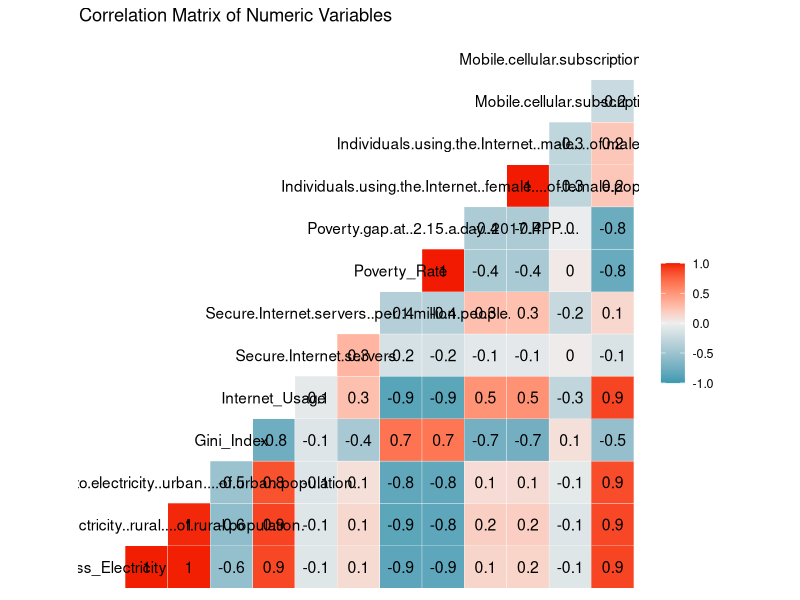
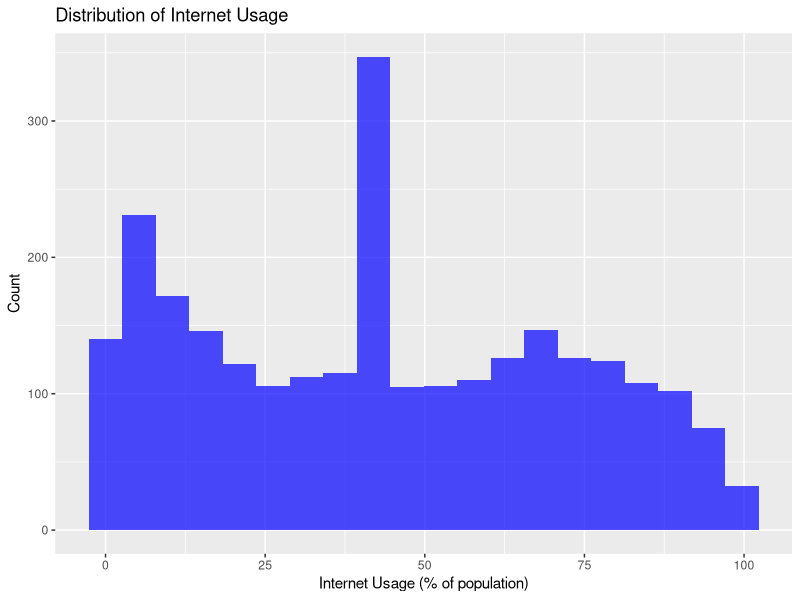
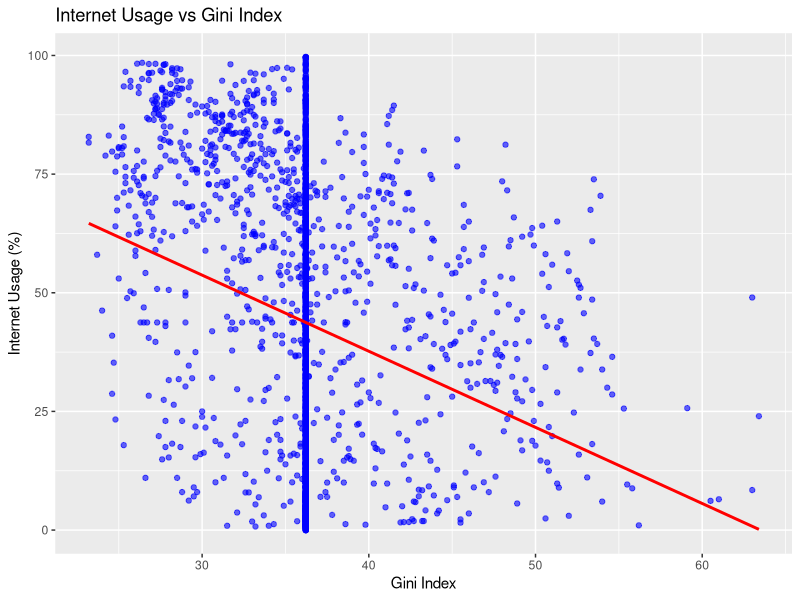
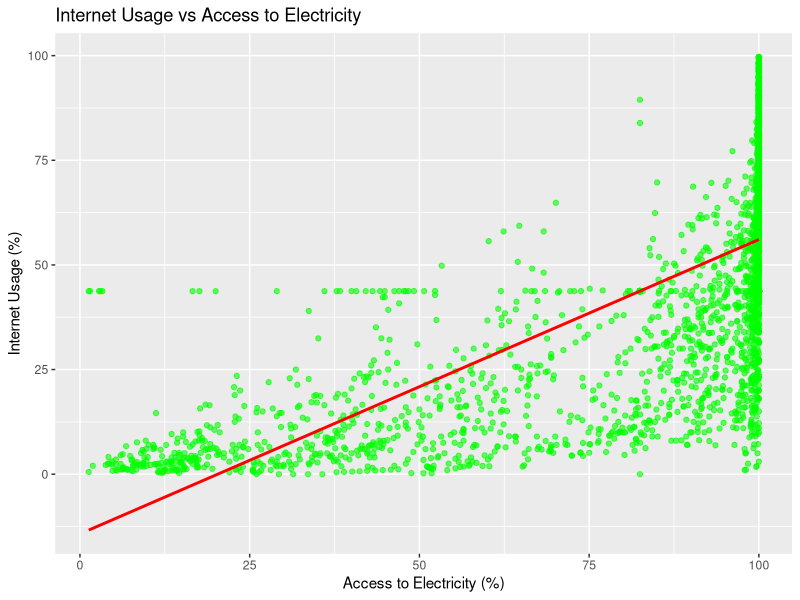
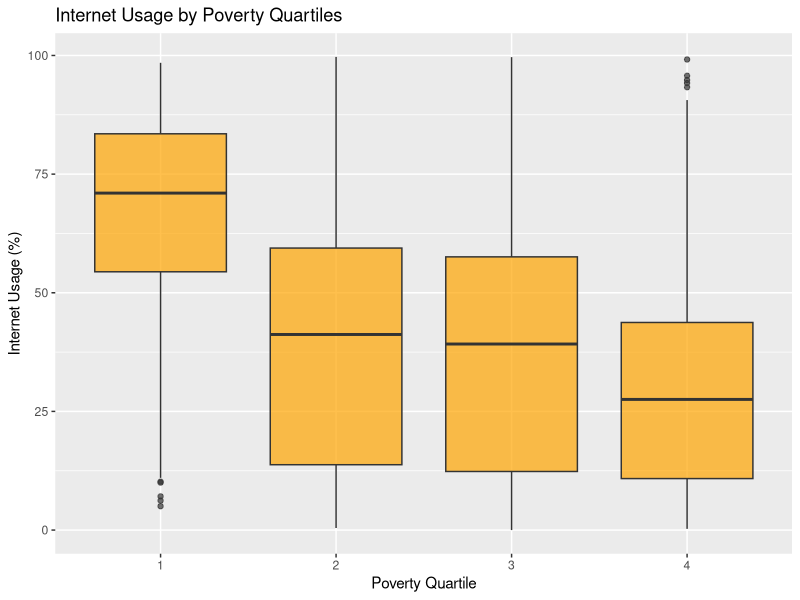

The R script that drew these images, in order:
# Load necessary libraries
library(dplyr)
library(ggplot2)
library(GGally)
library(tidyr)

# Load the cleaned dataset
data_cleaned <- read.csv("data_cleaned.csv", stringsAsFactors = FALSE)

# Rename columns for simplicity
data_cleaned <- data_cleaned %>%
  rename(
    Internet_Usage = `Individuals.using.the.Internet....of.population.`,
    Access_Electricity = `Access.to.electricity....of.population.`,
    Gini_Index = `Gini.index`,
    Poverty_Rate = `Poverty.headcount.ratio.at..2.15.a.day..2017.PPP.....of.population.`
  )

# Step 1: Summary Statistics
print("Dataset Structure:")
print(str(data_cleaned))

print("Summary Statistics:")
print(summary(data_cleaned))

# Step 2: Check for Missing Values
missing_summary <- data_cleaned %>%
  summarise_all(~sum(is.na(.))) %>%
  pivot_longer(cols = everything(), names_to = "Variable", values_to = "Missing_Count")

print("Missing Value Summary:")
print(missing_summary)

# Step 3: Correlation Matrix
numeric_data <- data_cleaned %>% select_if(is.numeric)
correlation_matrix <- cor(numeric_data, use = "complete.obs")
print("Correlation Matrix:")
print(correlation_matrix)

# Plot 1: Correlation Matrix
correlation_plot <- ggcorr(correlation_matrix, label = TRUE) +
  ggtitle("Correlation Matrix of Numeric Variables")
ggsave("correlation_matrix.png", plot = correlation_plot, width = 8, height = 6)

# Step 4: Univariate Analysis
# Plot 2: Histogram of Internet Usage
internet_usage_plot <- ggplot(data_cleaned, aes(x = Internet_Usage)) +
  geom_histogram(fill = "blue", bins = 20, alpha = 0.7) +
  labs(
    title = "Distribution of Internet Usage",
    x = "Internet Usage (% of population)",
    y = "Count"
  )
ggsave("internet_usage_distribution.png", plot = internet_usage_plot, width = 8, height = 6)

# Step 5: Bivariate Analysis
# Plot 3: Scatterplot of Internet Usage vs Gini Index
internet_vs_gini_plot <- ggplot(data_cleaned, aes(x = Gini_Index, y = Internet_Usage)) +
  geom_point(color = "blue", alpha = 0.6) +
  geom_smooth(method = "lm", color = "red", se = FALSE) +
  labs(
    title = "Internet Usage vs Gini Index",
    x = "Gini Index",
    y = "Internet Usage (%)"
  )
ggsave("internet_vs_gini.png", plot = internet_vs_gini_plot, width = 8, height = 6)

# Plot 4: Scatterplot of Internet Usage vs Access to Electricity
internet_vs_electricity_plot <- ggplot(data_cleaned, aes(x = Access_Electricity, y = Internet_Usage)) +
  geom_point(color = "green", alpha = 0.6) +
  geom_smooth(method = "lm", color = "red", se = FALSE) +
  labs(
    title = "Internet Usage vs Access to Electricity",
    x = "Access to Electricity (%)",
    y = "Internet Usage (%)"
  )
ggsave("internet_vs_electricity.png", plot = internet_vs_electricity_plot, width = 8, height = 6)

# Step 6: Boxplot Analysis
# Plot 5: Boxplot of Internet Usage by Poverty Quartiles
data_cleaned <- data_cleaned %>%
  mutate(Poverty_Quartile = ntile(Poverty_Rate, 4))

internet_by_poverty_plot <- ggplot(data_cleaned, aes(x = as.factor(Poverty_Quartile), y = Internet_Usage)) +
  geom_boxplot(fill = "orange", alpha = 0.7) +
  labs(
    title = "Internet Usage by Poverty Quartiles",
    x = "Poverty Quartile",
    y = "Internet Usage (%)"
  )
ggsave("internet_by_poverty_quartiles.png", plot = internet_by_poverty_plot, width = 8, height = 6)

# End of Script
